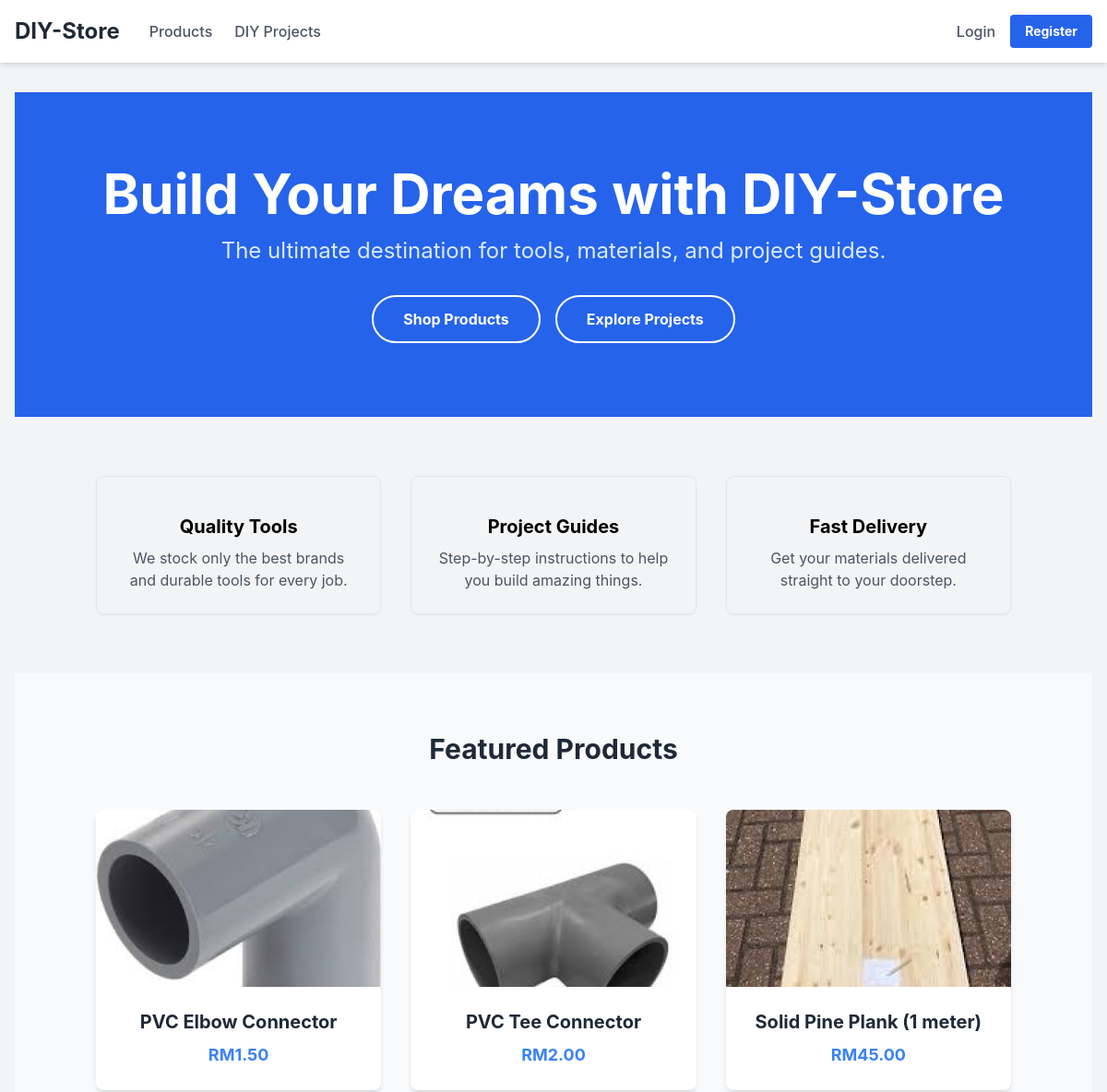
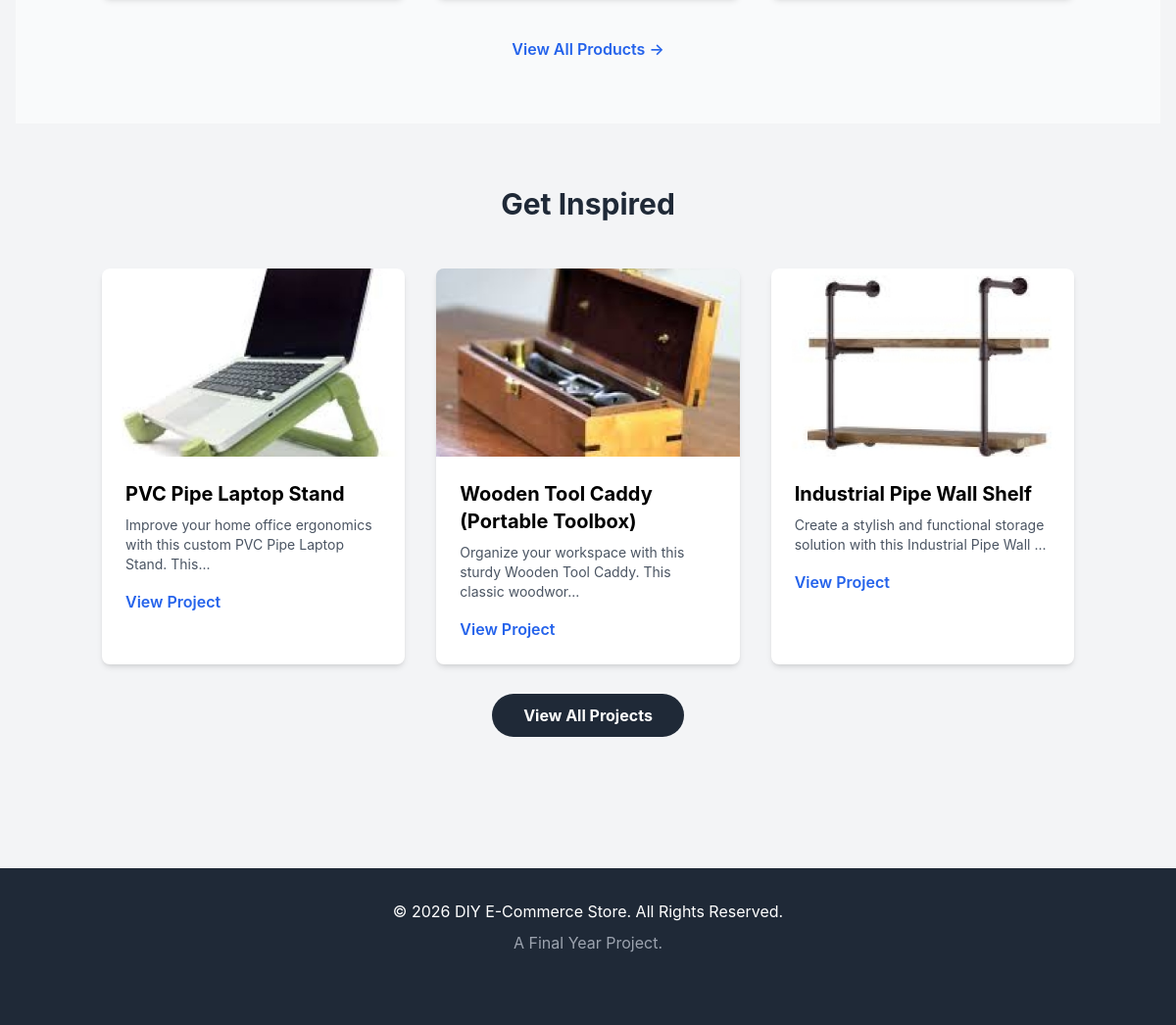
The page / on the database its author committed (2 pictures, top to bottom).
### tables this page shows
CREATE TABLE `product` (
  `product_id` int(11) NOT NULL,
  `name` varchar(200) NOT NULL,
  `description` text DEFAULT NULL,
  `image` varchar(255) DEFAULT NULL,
  `price` decimal(10,2) NOT NULL,
  `stock_quantity` int(11) NOT NULL,
  `category_id` int(11) DEFAULT NULL,
  `status` enum('Available','Disabled') DEFAULT 'Available'
);

CREATE TABLE `project` (
  `project_id` int(11) NOT NULL,
  `project_name` varchar(150) NOT NULL,
  `project_image` varchar(255) DEFAULT NULL,
  `description` text DEFAULT NULL
);

### _base.php (called while the page is built, shortened)
<?php
function e($value) {
    return htmlspecialchars($value ?? '', ENT_QUOTES, 'UTF-8');
}
?>

### index.php (the view, shortened to what this page needs)
<?php
require_once '_base.php';
require_once '_head.php';
$conn = db_connect();
$sql_feat = "SELECT * FROM Product WHERE status = 'Available' ORDER BY RAND() LIMIT 3";
$result_feat = $conn->query($sql_feat);
$featured_products = $result_feat->fetch_all(MYSQLI_ASSOC);
$sql_proj = "SELECT * FROM Project ORDER BY project_id DESC LIMIT 3";
$result_proj = $conn->query($sql_proj);
$latest_projects = $result_proj->fetch_all(MYSQLI_ASSOC);
?>
<div class="bg-blue-600 text-white py-20">
    <div class="container mx-auto px-4 text-center">
        <h1 class="text-4xl md:text-6xl font-bold mb-4">Build Your Dreams with DIY-Store</h1>
        <p class="text-xl md:text-2xl mb-8 text-blue-100">The ultimate destination for tools, materials, and project guides.</p>
        <div class="flex justify-center space-x-4">
            <a href="products.php" class="bg-transparent border-2 border-white text-white font-bold py-3 px-8 rounded-full hover:bg-white hover:text-blue-600 transition duration-300">
                Shop Products
            </a>
            <a href="projects.php" class="bg-transparent border-2 border-white text-white font-bold py-3 px-8 rounded-full hover:bg-white hover:text-blue-600 transition duration-300">
                Explore Projects
            </a>
        </div>
    </div>
</div>
<div class="container mx-auto px-4 py-16">
    <div class="grid grid-cols-1 md:grid-cols-3 gap-8 text-center">
        <div class="p-6 border rounded-lg shadow-sm hover:shadow-md transition">
            <h3 class="text-xl font-bold mb-2">Quality Tools</h3>
            <p class="text-gray-600">We stock only the best brands and durable tools for every job.</p>
        </div>
        <div class="p-6 border rounded-lg shadow-sm hover:shadow-md transition">
            <h3 class="text-xl font-bold mb-2">Project Guides</h3>
            <p class="text-gray-600">Step-by-step instructions to help you build amazing things.</p>
        </div>
        <div class="p-6 border rounded-lg shadow-sm hover:shadow-md transition">
            <h3 class="text-xl font-bold mb-2">Fast Delivery</h3>
            <p class="text-gray-600">Get your materials delivered straight to your doorstep.</p>
        </div>
    </div>
</div>
<div class="bg-gray-50 py-16">
    <div class="container mx-auto px-4">
        <h2 class="text-3xl font-bold text-center mb-12 text-gray-800">Featured Products</h2>
        <div class="grid grid-cols-1 md:grid-cols-3 gap-8">
            <?php foreach ($featured_products as $prod): ?>
                <a href="product_details.php?id=<?= e($prod['product_id']) ?>" class="block bg-white rounded-lg shadow-md hover:shadow-xl transition transform hover:-translate-y-1 overflow-hidden group">
                    <div class="h-48 bg-gray-200 relative">
                        <?php if (!empty($prod['image'])): ?>
                            <img src="/FYP/<?= e($prod['image']) ?>" alt="<?= e($prod['name']) ?>" class="w-full h-full object-cover">
                        <?php else: ?>
                            <div class="w-full h-full flex items-center justify-center text-gray-400">No Image</div>
                        <?php endif; ?>
                    </div>
                    <div class="p-6 text-center">
                        <h3 class="text-xl font-bold text-gray-800 group-hover:text-blue-600 truncate"><?= e($prod['name']) ?></h3>
                        <p class="text-lg font-bold text-blue-500 mt-2">RM<?= e(number_format($prod['price'], 2)) ?></p>
                    </div>
                </a>
            <?php endforeach; ?>
        </div>
        <div class="text-center mt-10">
            <a href="products.php" class="text-blue-600 font-semibold hover:underline">View All Products &rarr;</a>
        </div>
    </div>
</div>
<div class="container mx-auto px-4 py-16">
    <h2 class="text-3xl font-bold text-center mb-12 text-gray-800">Get Inspired</h2>
    <div class="grid grid-cols-1 md:grid-cols-3 gap-8">
        <?php foreach ($latest_projects as $proj): ?>
            <div class="bg-white rounded-lg shadow-md overflow-hidden">
                <div class="h-48 bg-gray-200">
                    <?php if (!empty($proj['project_image'])): ?>
                        <img src="<?= e($proj['project_image']) ?>" alt="<?= e($proj['project_name']) ?>" class="w-full h-full object-cover">
                    <?php else: ?>
                        <div class="w-full h-full flex items-center justify-center text-gray-400">No Image</div>
                    <?php endif; ?>
                </div>
                <div class="p-6">
                    <h3 class="text-xl font-bold mb-2"><?= e($proj['project_name']) ?></h3>
                    <p class="text-gray-600 text-sm mb-4">
                        <?= substr(e($proj['description']), 0, 80) ?>...
                    </p>
                    <a href="project_details.php?id=<?= e($proj['project_id']) ?>" class="text-blue-600 font-semibold hover:underline">View Project</a>
                </div>
            </div>
        <?php endforeach; ?>
    </div>
    <div class="text-center mt-10">
        <a href="projects.php" class="bg-gray-800 text-white font-bold py-3 px-8 rounded-full hover:bg-gray-700 transition duration-300">
            View All Projects
        </a>
    </div>
</div>
<?php
require_once '_foot.php';
?>

### rows shown on the page
product: image (picture), name "PVC Elbow Connector", price "1.50"
product: image (picture), name "PVC Tee Connector", price "2.00"
product: image (picture), name "Solid Pine Plank (1 meter)", price "45.00"
project: project_image (picture), project_name "PVC Pipe Laptop Stand", description "Improve your home office ergonomics with this custom PVC Pipe Laptop Stand. This"
project: project_image (picture), project_name "Wooden Tool Caddy (Portable Toolbox)", description "Organize your workspace with this sturdy Wooden Tool Caddy. This classic woodwor"
project: project_image (picture), project_name "Industrial Pipe Wall Shelf", description "Create a stylish and functional storage solution with this Industrial Pipe Wall"
